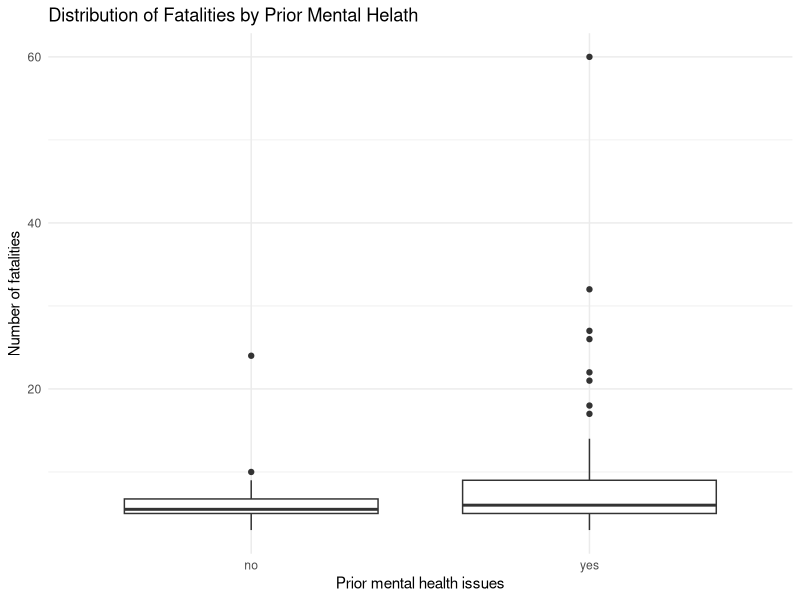
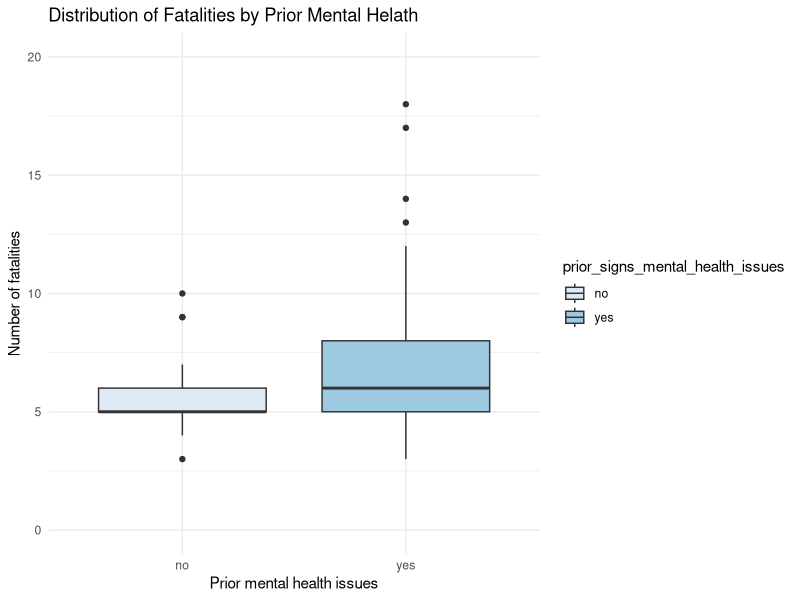

Generate these figures, in order, with R:
## ---- chunk 1
library(tidyverse)
library(knitr)
data = read.csv("shootings.csv")
## ---- chunk 2
library(tidyverse)
data = read.csv("shootings.csv")

data_filtered = data %>%
  filter(prior_signs_mental_health_issues == "yes")

data$prior_signs_mental_health_issues = tolower(data$prior_signs_mental_health_issues)
  
data = data %>%
filter(prior_signs_mental_health_issues %in% c("yes","no"))

ggplot(data, aes(prior_signs_mental_health_issues, fatalities)) +
  geom_boxplot() +
  labs(title = "Distribution of Fatalities by Prior Mental Helath",
       x = "Prior mental health issues",
       y = "Number of fatalities") +
  theme_minimal() 
  
## ---- chunk 3
ggplot(data, aes(x = prior_signs_mental_health_issues,
                 y = fatalities, 
                 fill = prior_signs_mental_health_issues)) +
  geom_boxplot() +
  scale_y_continuous(limits = c(0, 20), 
                     breaks = seq(0, 20, by = 5)) +
  scale_fill_brewer() +
  labs(title = "Distribution of Fatalities by Prior Mental Helath",
       x = "Prior mental health issues",
       y = "Number of fatalities") +
  theme_minimal() 
